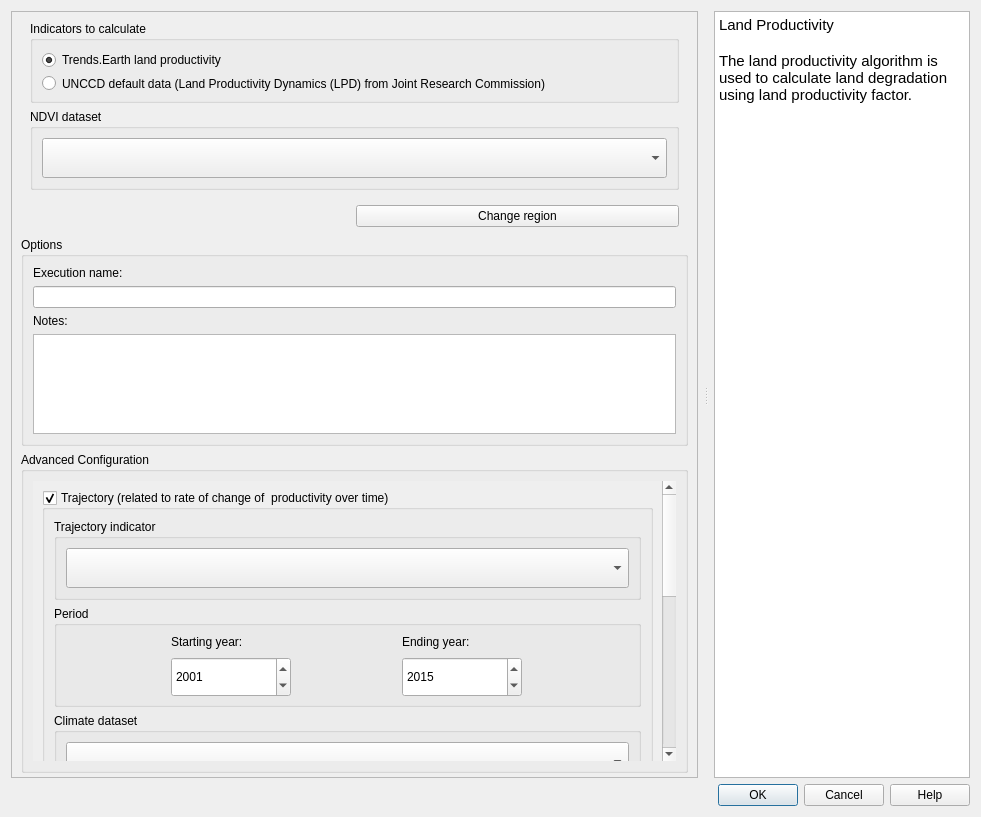
<?xml version="1.0" encoding="UTF-8"?>
<ui version="4.0">
 <class>DlgCalculateProd</class>
 <widget class="QDialog" name="DlgCalculateProd">
  <property name="geometry">
   <rect>
    <x>0</x>
    <y>0</y>
    <width>981</width>
    <height>817</height>
   </rect>
  </property>
  <property name="sizePolicy">
   <sizepolicy hsizetype="Fixed" vsizetype="Fixed">
    <horstretch>0</horstretch>
    <verstretch>0</verstretch>
   </sizepolicy>
  </property>
  <property name="minimumSize">
   <size>
    <width>0</width>
    <height>400</height>
   </size>
  </property>
  <property name="windowTitle">
   <string>Land Productivity | Land Degradation</string>
  </property>
  <layout class="QVBoxLayout" name="verticalLayout">
   <item>
    <widget class="QSplitter" name="splitter">
     <property name="orientation">
      <enum>Qt::Horizontal</enum>
     </property>
     <property name="handleWidth">
      <number>16</number>
     </property>
     <widget class="QFrame" name="configurations">
      <property name="sizePolicy">
       <sizepolicy hsizetype="Expanding" vsizetype="Expanding">
        <horstretch>2</horstretch>
        <verstretch>0</verstretch>
       </sizepolicy>
      </property>
      <property name="frameShape">
       <enum>QFrame::StyledPanel</enum>
      </property>
      <property name="frameShadow">
       <enum>QFrame::Raised</enum>
      </property>
      <layout class="QVBoxLayout" name="verticalLayout_3">
       <property name="leftMargin">
        <number>9</number>
       </property>
       <property name="topMargin">
        <number>0</number>
       </property>
       <property name="rightMargin">
        <number>9</number>
       </property>
       <property name="bottomMargin">
        <number>4</number>
       </property>
       <item>
        <widget class="QFrame" name="setup_frame">
         <property name="frameShape">
          <enum>QFrame::NoFrame</enum>
         </property>
         <property name="frameShadow">
          <enum>QFrame::Raised</enum>
         </property>
         <layout class="QVBoxLayout" name="verticalLayout_5">
          <item>
           <widget class="QGroupBox" name="groupBox_lpd_mode">
            <property name="sizePolicy">
             <sizepolicy hsizetype="Preferred" vsizetype="Preferred">
              <horstretch>0</horstretch>
              <verstretch>0</verstretch>
             </sizepolicy>
            </property>
            <property name="title">
             <string>Indicators to calculate</string>
            </property>
            <layout class="QGridLayout" name="gridLayout_6">
             <item row="1" column="0">
              <widget class="QRadioButton" name="mode_lpd_jrc">
               <property name="sizePolicy">
                <sizepolicy hsizetype="Fixed" vsizetype="Fixed">
                 <horstretch>0</horstretch>
                 <verstretch>0</verstretch>
                </sizepolicy>
               </property>
               <property name="text">
                <string/>
               </property>
               <property name="checked">
                <bool>false</bool>
               </property>
              </widget>
             </item>
             <item row="1" column="1">
              <widget class="QLabel" name="label">
               <property name="sizePolicy">
                <sizepolicy hsizetype="Preferred" vsizetype="Preferred">
                 <horstretch>0</horstretch>
                 <verstretch>0</verstretch>
                </sizepolicy>
               </property>
               <property name="text">
                <string>UNCCD default data (Land Productivity Dynamics (LPD) from Joint Research Commission)</string>
               </property>
               <property name="wordWrap">
                <bool>true</bool>
               </property>
              </widget>
             </item>
             <item row="0" column="0" colspan="2">
              <widget class="QRadioButton" name="mode_te_prod">
               <property name="sizePolicy">
                <sizepolicy hsizetype="Preferred" vsizetype="Preferred">
                 <horstretch>0</horstretch>
                 <verstretch>0</verstretch>
                </sizepolicy>
               </property>
               <property name="text">
                <string>Trends.Earth land productivity</string>
               </property>
               <property name="checked">
                <bool>true</bool>
               </property>
              </widget>
             </item>
            </layout>
           </widget>
          </item>
          <item>
           <widget class="QGroupBox" name="groupBox_ndvi_dataset">
            <property name="sizePolicy">
             <sizepolicy hsizetype="Preferred" vsizetype="Preferred">
              <horstretch>0</horstretch>
              <verstretch>0</verstretch>
             </sizepolicy>
            </property>
            <property name="maximumSize">
             <size>
              <width>16777215</width>
              <height>16777215</height>
             </size>
            </property>
            <property name="title">
             <string>NDVI dataset</string>
            </property>
            <property name="flat">
             <bool>true</bool>
            </property>
            <layout class="QVBoxLayout" name="verticalLayout_4">
             <item>
              <widget class="QComboBox" name="dataset_ndvi">
               <property name="sizePolicy">
                <sizepolicy hsizetype="Preferred" vsizetype="Preferred">
                 <horstretch>0</horstretch>
                 <verstretch>0</verstretch>
                </sizepolicy>
               </property>
               <property name="minimumSize">
                <size>
                 <width>0</width>
                 <height>40</height>
                </size>
               </property>
              </widget>
             </item>
            </layout>
           </widget>
          </item>
         </layout>
        </widget>
       </item>
       <item>
        <layout class="QHBoxLayout" name="horizontalLayout">
         <property name="leftMargin">
          <number>5</number>
         </property>
         <property name="rightMargin">
          <number>9</number>
         </property>
         <property name="bottomMargin">
          <number>4</number>
         </property>
         <item>
          <widget class="QLabel" name="region_la">
           <property name="toolTip">
            <string>The current selected region of interest</string>
           </property>
           <property name="text">
            <string/>
           </property>
           <property name="wordWrap">
            <bool>true</bool>
           </property>
          </widget>
         </item>
         <item>
          <widget class="QPushButton" name="region_button">
           <property name="toolTip">
            <string>&lt;html&gt;&lt;head/&gt;&lt;body&gt;&lt;p&gt;Opens settings dialog in order to change region of interest.&lt;/p&gt;&lt;p&gt;&lt;br/&gt;&lt;/p&gt;&lt;/body&gt;&lt;/html&gt;</string>
           </property>
           <property name="text">
            <string>Change region</string>
           </property>
          </widget>
         </item>
        </layout>
       </item>
       <item>
        <widget class="QgsCollapsibleGroupBox" name="options_group">
         <property name="title">
          <string>Options</string>
         </property>
         <property name="collapsed">
          <bool>true</bool>
         </property>
         <layout class="QVBoxLayout" name="verticalLayout_11">
          <item>
           <widget class="QLabel" name="execution_name_la">
            <property name="text">
             <string>Execution name:</string>
            </property>
           </widget>
          </item>
          <item>
           <widget class="QLineEdit" name="execution_name_le"/>
          </item>
          <item>
           <widget class="QLabel" name="task_notes_la">
            <property name="text">
             <string>Notes:</string>
            </property>
           </widget>
          </item>
          <item>
           <widget class="QTextEdit" name="task_notes">
            <property name="sizePolicy">
             <sizepolicy hsizetype="Expanding" vsizetype="Minimum">
              <horstretch>0</horstretch>
              <verstretch>0</verstretch>
             </sizepolicy>
            </property>
            <property name="minimumSize">
             <size>
              <width>0</width>
              <height>0</height>
             </size>
            </property>
            <property name="maximumSize">
             <size>
              <width>16777215</width>
              <height>100</height>
             </size>
            </property>
           </widget>
          </item>
         </layout>
        </widget>
       </item>
       <item>
        <widget class="QgsCollapsibleGroupBox" name="advance_configurations">
         <property name="title">
          <string>Advanced Configuration</string>
         </property>
         <property name="collapsed">
          <bool>true</bool>
         </property>
         <layout class="QVBoxLayout" name="verticalLayout_10">
          <item>
           <widget class="QScrollArea" name="scrollArea">
            <property name="sizePolicy">
             <sizepolicy hsizetype="Preferred" vsizetype="Expanding">
              <horstretch>0</horstretch>
              <verstretch>0</verstretch>
             </sizepolicy>
            </property>
            <property name="frameShape">
             <enum>QFrame::NoFrame</enum>
            </property>
            <property name="frameShadow">
             <enum>QFrame::Plain</enum>
            </property>
            <property name="horizontalScrollBarPolicy">
             <enum>Qt::ScrollBarAlwaysOff</enum>
            </property>
            <property name="widgetResizable">
             <bool>true</bool>
            </property>
            <widget class="QWidget" name="scrollAreaWidgetContents">
             <property name="geometry">
              <rect>
               <x>0</x>
               <y>0</y>
               <width>669</width>
               <height>738</height>
              </rect>
             </property>
             <layout class="QVBoxLayout" name="verticalLayout_9">
              <item>
               <widget class="QGroupBox" name="groupBox_traj">
                <property name="title">
                 <string>Trajectory (related to rate of change of  productivity over time)</string>
                </property>
                <property name="checkable">
                 <bool>true</bool>
                </property>
                <property name="checked">
                 <bool>true</bool>
                </property>
                <layout class="QVBoxLayout" name="verticalLayout_2">
                 <item>
                  <widget class="QGroupBox" name="groupBox_4">
                   <property name="sizePolicy">
                    <sizepolicy hsizetype="Preferred" vsizetype="Preferred">
                     <horstretch>0</horstretch>
                     <verstretch>0</verstretch>
                    </sizepolicy>
                   </property>
                   <property name="title">
                    <string>Trajectory indicator</string>
                   </property>
                   <property name="flat">
                    <bool>true</bool>
                   </property>
                   <layout class="QVBoxLayout" name="verticalLayout_6">
                    <item>
                     <widget class="QComboBox" name="traj_indic">
                      <property name="sizePolicy">
                       <sizepolicy hsizetype="Preferred" vsizetype="Preferred">
                        <horstretch>0</horstretch>
                        <verstretch>0</verstretch>
                       </sizepolicy>
                      </property>
                      <property name="minimumSize">
                       <size>
                        <width>0</width>
                        <height>40</height>
                       </size>
                      </property>
                     </widget>
                    </item>
                   </layout>
                  </widget>
                 </item>
                 <item>
                  <widget class="QGroupBox" name="groupBox_traj_period">
                   <property name="title">
                    <string>Period</string>
                   </property>
                   <property name="flat">
                    <bool>true</bool>
                   </property>
                   <layout class="QGridLayout" name="gridLayout_5">
                    <item row="1" column="0">
                     <widget class="QDateEdit" name="traj_year_start">
                      <property name="sizePolicy">
                       <sizepolicy hsizetype="Fixed" vsizetype="Fixed">
                        <horstretch>0</horstretch>
                        <verstretch>0</verstretch>
                       </sizepolicy>
                      </property>
                      <property name="minimumSize">
                       <size>
                        <width>0</width>
                        <height>40</height>
                       </size>
                      </property>
                      <property name="maximumSize">
                       <size>
                        <width>120</width>
                        <height>35</height>
                       </size>
                      </property>
                      <property name="maximumDate">
                       <date>
                        <year>2030</year>
                        <month>12</month>
                        <day>31</day>
                       </date>
                      </property>
                      <property name="minimumDate">
                       <date>
                        <year>1980</year>
                        <month>1</month>
                        <day>1</day>
                       </date>
                      </property>
                      <property name="displayFormat">
                       <string notr="true">yyyy</string>
                      </property>
                      <property name="date">
                       <date>
                        <year>2001</year>
                        <month>1</month>
                        <day>1</day>
                       </date>
                      </property>
                     </widget>
                    </item>
                    <item row="0" column="0">
                     <widget class="QLabel" name="label_7">
                      <property name="font">
                       <font>
                        <weight>50</weight>
                        <bold>false</bold>
                       </font>
                      </property>
                      <property name="text">
                       <string>Starting year:</string>
                      </property>
                     </widget>
                    </item>
                    <item row="0" column="1">
                     <widget class="QLabel" name="label_6">
                      <property name="font">
                       <font>
                        <weight>50</weight>
                        <bold>false</bold>
                       </font>
                      </property>
                      <property name="text">
                       <string>Ending year:</string>
                      </property>
                     </widget>
                    </item>
                    <item row="1" column="1">
                     <widget class="QDateEdit" name="traj_year_end">
                      <property name="sizePolicy">
                       <sizepolicy hsizetype="Fixed" vsizetype="Fixed">
                        <horstretch>0</horstretch>
                        <verstretch>0</verstretch>
                       </sizepolicy>
                      </property>
                      <property name="minimumSize">
                       <size>
                        <width>0</width>
                        <height>40</height>
                       </size>
                      </property>
                      <property name="maximumSize">
                       <size>
                        <width>120</width>
                        <height>35</height>
                       </size>
                      </property>
                      <property name="maximumDateTime">
                       <datetime>
                        <hour>23</hour>
                        <minute>59</minute>
                        <second>59</second>
                        <year>2030</year>
                        <month>12</month>
                        <day>31</day>
                       </datetime>
                      </property>
                      <property name="minimumDate">
                       <date>
                        <year>1980</year>
                        <month>1</month>
                        <day>1</day>
                       </date>
                      </property>
                      <property name="displayFormat">
                       <string notr="true">yyyy</string>
                      </property>
                      <property name="date">
                       <date>
                        <year>2015</year>
                        <month>12</month>
                        <day>31</day>
                       </date>
                      </property>
                     </widget>
                    </item>
                   </layout>
                  </widget>
                 </item>
                 <item>
                  <widget class="QGroupBox" name="groupBox_traj_climate">
                   <property name="title">
                    <string>Climate dataset</string>
                   </property>
                   <property name="flat">
                    <bool>true</bool>
                   </property>
                   <layout class="QVBoxLayout" name="verticalLayout_8">
                    <item>
                     <widget class="QComboBox" name="traj_climate">
                      <property name="sizePolicy">
                       <sizepolicy hsizetype="Preferred" vsizetype="Preferred">
                        <horstretch>0</horstretch>
                        <verstretch>0</verstretch>
                       </sizepolicy>
                      </property>
                      <property name="minimumSize">
                       <size>
                        <width>0</width>
                        <height>40</height>
                       </size>
                      </property>
                     </widget>
                    </item>
                   </layout>
                  </widget>
                 </item>
                </layout>
               </widget>
              </item>
              <item>
               <widget class="QGroupBox" name="groupBox_perf">
                <property name="title">
                 <string>Performance (a measure of how productivity in an area compares to that of similar areas)</string>
                </property>
                <property name="checkable">
                 <bool>true</bool>
                </property>
                <layout class="QGridLayout" name="gridLayout_8">
                 <item row="1" column="0">
                  <widget class="QDateEdit" name="perf_year_start">
                   <property name="sizePolicy">
                    <sizepolicy hsizetype="Fixed" vsizetype="Fixed">
                     <horstretch>0</horstretch>
                     <verstretch>0</verstretch>
                    </sizepolicy>
                   </property>
                   <property name="minimumSize">
                    <size>
                     <width>0</width>
                     <height>40</height>
                    </size>
                   </property>
                   <property name="maximumSize">
                    <size>
                     <width>120</width>
                     <height>35</height>
                    </size>
                   </property>
                   <property name="maximumDate">
                    <date>
                     <year>2030</year>
                     <month>12</month>
                     <day>31</day>
                    </date>
                   </property>
                   <property name="minimumDate">
                    <date>
                     <year>1980</year>
                     <month>1</month>
                     <day>1</day>
                    </date>
                   </property>
                   <property name="displayFormat">
                    <string notr="true">yyyy</string>
                   </property>
                   <property name="date">
                    <date>
                     <year>2001</year>
                     <month>1</month>
                     <day>1</day>
                    </date>
                   </property>
                  </widget>
                 </item>
                 <item row="0" column="0">
                  <widget class="QLabel" name="label_10">
                   <property name="font">
                    <font>
                     <weight>50</weight>
                     <bold>false</bold>
                    </font>
                   </property>
                   <property name="text">
                    <string>Starting year:</string>
                   </property>
                  </widget>
                 </item>
                 <item row="0" column="1">
                  <widget class="QLabel" name="label_14">
                   <property name="font">
                    <font>
                     <weight>50</weight>
                     <bold>false</bold>
                    </font>
                   </property>
                   <property name="text">
                    <string>Ending year:</string>
                   </property>
                  </widget>
                 </item>
                 <item row="1" column="1">
                  <widget class="QDateEdit" name="perf_year_end">
                   <property name="sizePolicy">
                    <sizepolicy hsizetype="Fixed" vsizetype="Fixed">
                     <horstretch>0</horstretch>
                     <verstretch>0</verstretch>
                    </sizepolicy>
                   </property>
                   <property name="minimumSize">
                    <size>
                     <width>0</width>
                     <height>40</height>
                    </size>
                   </property>
                   <property name="maximumSize">
                    <size>
                     <width>120</width>
                     <height>35</height>
                    </size>
                   </property>
                   <property name="maximumDateTime">
                    <datetime>
                     <hour>23</hour>
                     <minute>59</minute>
                     <second>59</second>
                     <year>2030</year>
                     <month>12</month>
                     <day>31</day>
                    </datetime>
                   </property>
                   <property name="minimumDate">
                    <date>
                     <year>1980</year>
                     <month>1</month>
                     <day>1</day>
                    </date>
                   </property>
                   <property name="displayFormat">
                    <string notr="true">yyyy</string>
                   </property>
                   <property name="date">
                    <date>
                     <year>2015</year>
                     <month>12</month>
                     <day>31</day>
                    </date>
                   </property>
                  </widget>
                 </item>
                </layout>
               </widget>
              </item>
              <item>
               <widget class="QGroupBox" name="groupBox_state">
                <property name="title">
                 <string>State (compares current productivity in an area to past productivity in the same area)</string>
                </property>
                <property name="checkable">
                 <bool>true</bool>
                </property>
                <layout class="QVBoxLayout" name="verticalLayout_7">
                 <item>
                  <widget class="QGroupBox" name="groupBox_state_baseline">
                   <property name="title">
                    <string>Initial period</string>
                   </property>
                   <property name="flat">
                    <bool>true</bool>
                   </property>
                   <layout class="QGridLayout" name="gridLayout_3">
                    <item row="1" column="0">
                     <widget class="QDateEdit" name="state_year_bl_start">
                      <property name="sizePolicy">
                       <sizepolicy hsizetype="Fixed" vsizetype="Fixed">
                        <horstretch>0</horstretch>
                        <verstretch>0</verstretch>
                       </sizepolicy>
                      </property>
                      <property name="minimumSize">
                       <size>
                        <width>0</width>
                        <height>40</height>
                       </size>
                      </property>
                      <property name="maximumSize">
                       <size>
                        <width>120</width>
                        <height>35</height>
                       </size>
                      </property>
                      <property name="maximumDate">
                       <date>
                        <year>2030</year>
                        <month>12</month>
                        <day>31</day>
                       </date>
                      </property>
                      <property name="minimumDate">
                       <date>
                        <year>1980</year>
                        <month>1</month>
                        <day>1</day>
                       </date>
                      </property>
                      <property name="displayFormat">
                       <string notr="true">yyyy</string>
                      </property>
                      <property name="date">
                       <date>
                        <year>2001</year>
                        <month>1</month>
                        <day>1</day>
                       </date>
                      </property>
                     </widget>
                    </item>
                    <item row="0" column="0">
                     <widget class="QLabel" name="label_8">
                      <property name="font">
                       <font>
                        <weight>50</weight>
                        <bold>false</bold>
                       </font>
                      </property>
                      <property name="text">
                       <string>Starting year:</string>
                      </property>
                     </widget>
                    </item>
                    <item row="1" column="1">
                     <widget class="QDateEdit" name="state_year_bl_end">
                      <property name="sizePolicy">
                       <sizepolicy hsizetype="Fixed" vsizetype="Fixed">
                        <horstretch>0</horstretch>
                        <verstretch>0</verstretch>
                       </sizepolicy>
                      </property>
                      <property name="minimumSize">
                       <size>
                        <width>0</width>
                        <height>40</height>
                       </size>
                      </property>
                      <property name="maximumSize">
                       <size>
                        <width>120</width>
                        <height>35</height>
                       </size>
                      </property>
                      <property name="maximumDateTime">
                       <datetime>
                        <hour>23</hour>
                        <minute>59</minute>
                        <second>59</second>
                        <year>2030</year>
                        <month>12</month>
                        <day>31</day>
                       </datetime>
                      </property>
                      <property name="minimumDateTime">
                       <datetime>
                        <hour>0</hour>
                        <minute>0</minute>
                        <second>0</second>
                        <year>1980</year>
                        <month>1</month>
                        <day>1</day>
                       </datetime>
                      </property>
                      <property name="displayFormat">
                       <string notr="true">yyyy</string>
                      </property>
                      <property name="date">
                       <date>
                        <year>2012</year>
                        <month>12</month>
                        <day>31</day>
                       </date>
                      </property>
                     </widget>
                    </item>
                    <item row="0" column="1">
                     <widget class="QLabel" name="label_12">
                      <property name="font">
                       <font>
                        <weight>50</weight>
                        <bold>false</bold>
                       </font>
                      </property>
                      <property name="text">
                       <string>Ending year:</string>
                      </property>
                     </widget>
                    </item>
                   </layout>
                  </widget>
                 </item>
                 <item>
                  <widget class="QGroupBox" name="groupBox_state_comparison">
                   <property name="title">
                    <string>Comparison period</string>
                   </property>
                   <property name="flat">
                    <bool>true</bool>
                   </property>
                   <layout class="QGridLayout" name="gridLayout_4">
                    <item row="3" column="1">
                     <widget class="QLabel" name="label_16">
                      <property name="font">
                       <font>
                        <weight>50</weight>
                        <bold>false</bold>
                       </font>
                      </property>
                      <property name="text">
                       <string>Ending year:</string>
                      </property>
                     </widget>
                    </item>
                    <item row="4" column="0">
                     <widget class="QDateEdit" name="state_year_tg_start">
                      <property name="sizePolicy">
                       <sizepolicy hsizetype="Fixed" vsizetype="Fixed">
                        <horstretch>0</horstretch>
                        <verstretch>0</verstretch>
                       </sizepolicy>
                      </property>
                      <property name="minimumSize">
                       <size>
                        <width>0</width>
                        <height>40</height>
                       </size>
                      </property>
                      <property name="maximumSize">
                       <size>
                        <width>120</width>
                        <height>35</height>
                       </size>
                      </property>
                      <property name="maximumDateTime">
                       <datetime>
                        <hour>23</hour>
                        <minute>59</minute>
                        <second>59</second>
                        <year>2015</year>
                        <month>12</month>
                        <day>31</day>
                       </datetime>
                      </property>
                      <property name="minimumDateTime">
                       <datetime>
                        <hour>0</hour>
                        <minute>0</minute>
                        <second>0</second>
                        <year>2011</year>
                        <month>1</month>
                        <day>1</day>
                       </datetime>
                      </property>
                      <property name="maximumDate">
                       <date>
                        <year>2015</year>
                        <month>12</month>
                        <day>31</day>
                       </date>
                      </property>
                      <property name="minimumDate">
                       <date>
                        <year>2011</year>
                        <month>1</month>
                        <day>1</day>
                       </date>
                      </property>
                      <property name="displayFormat">
                       <string notr="true">yyyy</string>
                      </property>
                      <property name="date">
                       <date>
                        <year>2013</year>
                        <month>1</month>
                        <day>1</day>
                       </date>
                      </property>
                     </widget>
                    </item>
                    <item row="4" column="1">
                     <widget class="QDateEdit" name="state_year_tg_end">
                      <property name="sizePolicy">
                       <sizepolicy hsizetype="Fixed" vsizetype="Fixed">
                        <horstretch>0</horstretch>
                        <verstretch>0</verstretch>
                       </sizepolicy>
                      </property>
                      <property name="minimumSize">
                       <size>
                        <width>0</width>
                        <height>40</height>
                       </size>
                      </property>
                      <property name="maximumSize">
                       <size>
                        <width>120</width>
                        <height>35</height>
                       </size>
                      </property>
                      <property name="maximumDateTime">
                       <datetime>
                        <hour>23</hour>
                        <minute>59</minute>
                        <second>59</second>
                        <year>2030</year>
                        <month>12</month>
                        <day>31</day>
                       </datetime>
                      </property>
                      <property name="minimumDate">
                       <date>
                        <year>1980</year>
                        <month>1</month>
                        <day>1</day>
                       </date>
                      </property>
                      <property name="displayFormat">
                       <string notr="true">yyyy</string>
                      </property>
                      <property name="date">
                       <date>
                        <year>2015</year>
                        <month>12</month>
                        <day>31</day>
                       </date>
                      </property>
                     </widget>
                    </item>
                    <item row="3" column="0">
                     <widget class="QLabel" name="label_15">
                      <property name="font">
                       <font>
                        <weight>50</weight>
                        <bold>false</bold>
                       </font>
                      </property>
                      <property name="text">
                       <string>Starting year:</string>
                      </property>
                     </widget>
                    </item>
                   </layout>
                  </widget>
                 </item>
                 <item>
                  <spacer name="verticalSpacer_2">
                   <property name="orientation">
                    <enum>Qt::Vertical</enum>
                   </property>
                   <property name="sizeHint" stdset="0">
                    <size>
                     <width>20</width>
                     <height>40</height>
                    </size>
                   </property>
                  </spacer>
                 </item>
                </layout>
               </widget>
              </item>
             </layout>
            </widget>
           </widget>
          </item>
         </layout>
        </widget>
       </item>
       <item>
        <spacer name="verticalSpacer">
         <property name="orientation">
          <enum>Qt::Vertical</enum>
         </property>
         <property name="sizeHint" stdset="0">
          <size>
           <width>20</width>
           <height>40</height>
          </size>
         </property>
        </spacer>
       </item>
      </layout>
     </widget>
     <widget class="QTextBrowser" name="alg_help">
      <property name="sizePolicy">
       <sizepolicy hsizetype="Expanding" vsizetype="Expanding">
        <horstretch>0</horstretch>
        <verstretch>0</verstretch>
       </sizepolicy>
      </property>
      <property name="accessibleName">
       <string/>
      </property>
      <property name="html">
       <string>&lt;!DOCTYPE HTML PUBLIC &quot;-//W3C//DTD HTML 4.0//EN&quot; &quot;http://www.w3.org/TR/REC-html40/strict.dtd&quot;&gt;
&lt;html&gt;&lt;head&gt;&lt;meta name=&quot;qrichtext&quot; content=&quot;1&quot; /&gt;&lt;style type=&quot;text/css&quot;&gt;
p, li { white-space: pre-wrap; }
&lt;/style&gt;&lt;/head&gt;&lt;body style=&quot; font-family:'Ubuntu'; font-size:11pt; font-weight:400; font-style:normal;&quot;&gt;
&lt;p style=&quot; margin-top:0px; margin-bottom:0px; margin-left:0px; margin-right:0px; -qt-block-indent:0; text-indent:0px;&quot;&gt;Land Productivity&lt;/p&gt;
&lt;p style=&quot;-qt-paragraph-type:empty; margin-top:0px; margin-bottom:0px; margin-left:0px; margin-right:0px; -qt-block-indent:0; text-indent:0px; font-weight:600;&quot;&gt;&lt;br /&gt;&lt;/p&gt;
&lt;p style=&quot; margin-top:0px; margin-bottom:0px; margin-left:0px; margin-right:0px; -qt-block-indent:0; text-indent:0px;&quot;&gt;The land productivity algorithm is used to calculate land degradation using land productivity factor.&lt;/p&gt;&lt;/body&gt;&lt;/html&gt;</string>
      </property>
      <property name="openExternalLinks">
       <bool>true</bool>
      </property>
      <property name="openLinks">
       <bool>false</bool>
      </property>
     </widget>
    </widget>
   </item>
   <item>
    <widget class="QDialogButtonBox" name="button_box">
     <property name="orientation">
      <enum>Qt::Horizontal</enum>
     </property>
     <property name="standardButtons">
      <set>QDialogButtonBox::Cancel|QDialogButtonBox::Help|QDialogButtonBox::Ok</set>
     </property>
    </widget>
   </item>
  </layout>
 </widget>
 <customwidgets>
  <customwidget>
   <class>QgsCollapsibleGroupBox</class>
   <extends>QGroupBox</extends>
   <header>qgis.gui</header>
   <container>1</container>
  </customwidget>
 </customwidgets>
 <resources/>
 <connections>
  <connection>
   <sender>button_box</sender>
   <signal>accepted()</signal>
   <receiver>DlgCalculateProd</receiver>
   <slot>accept()</slot>
   <hints>
    <hint type="sourcelabel">
     <x>545</x>
     <y>790</y>
    </hint>
    <hint type="destinationlabel">
     <x>643</x>
     <y>-13</y>
    </hint>
   </hints>
  </connection>
  <connection>
   <sender>button_box</sender>
   <signal>rejected()</signal>
   <receiver>DlgCalculateProd</receiver>
   <slot>reject()</slot>
   <hints>
    <hint type="sourcelabel">
     <x>622</x>
     <y>793</y>
    </hint>
    <hint type="destinationlabel">
     <x>371</x>
     <y>-14</y>
    </hint>
   </hints>
  </connection>
 </connections>
</ui>
